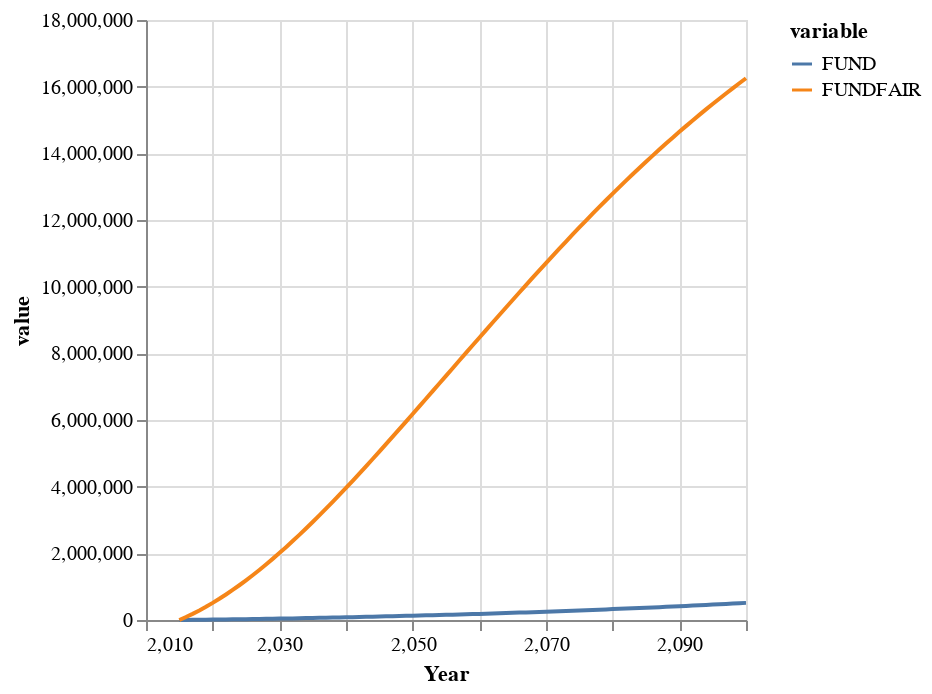

The notebook cell this image was saved under:
### Code cell
fundfairvals =  m[:emissions, :cumglobco2]
fundvals = vcat(
    fill(missing, length(FAIR_first:FUND_first)-1),
    sum(mfund[:emissions, :cumglobco2][1:length(FUND_first:FAIR_last),:], dims = 2)
)
fundvals = fundvals[:,1]; # make a vector

df = DataFrame(
    :Year => Mimi.time_labels(m),
    :FUND => fundvals, 
    :FUNDFAIR => fundfairvals)

stack(df, [:FUND, :FUNDFAIR]) |> 

@vlplot(
    :line, 
    x = :Year,
    y = :value,
    color = :variable
)

### Figure 1 — Vega-Lite specification as saved in the notebook (floating-point values rounded to 4 significant figures; data arrays with more than 128 entries replaced by an {"elided": "..."} marker saying what was removed)
{"data": {"values": {"elided": "172 records"}}, "encoding": {"color": {"field": "variable", "type": "nominal"}, "x": {"field": "Year", "type": "quantitative"}, "y": {"field": "value", "type": "quantitative"}}, "mark": "line"}
